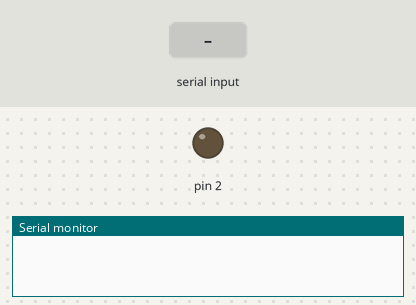
The sketch below on a simulated Arduino Uno, built with avr-gcc and run on an emulated ATmega328P. On the bench: output pins drawn as LEDs (lit = HIGH), the last lines printed to the serial monitor. The test bench sets the inputs (shaded band).

Above: at 1.2 s.
1.3 s: "1" received over Serial
At 1.9 s:
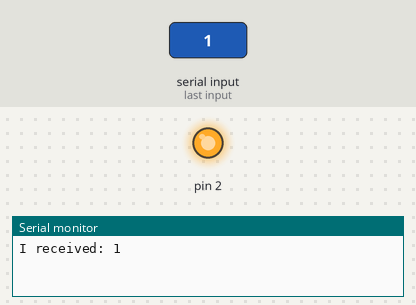
2.8 s: "0" received over Serial
At 4.2 s:
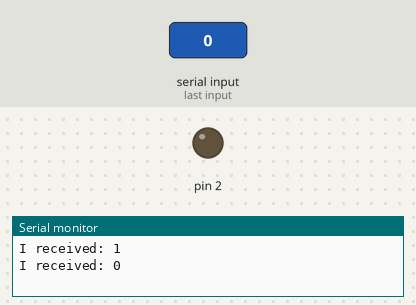
Timing chart, 0 to 5.8 s (numbered marks = the images above; inputs shaded):
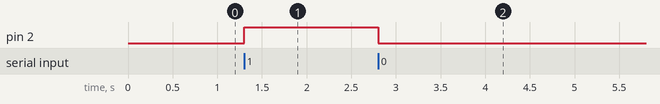

The sketch:

ArduinoWaterPumpTrigger.ino
```cpp
char incomingByte;   // for incoming serial data

void setup() {
        Serial.begin(9600);     // opens serial port, sets data rate to 9600 bps
        pinMode(2,OUTPUT);
        digitalWrite(2, LOW);
}

void loop() {

        // send data only when you receive data:
    if (Serial.available() > 0)
    {
        // read the incoming byte:
        incomingByte = Serial.read();

        // say what you got:
        Serial.print("I received: ");
        Serial.println(incomingByte);

        if (incomingByte == '1')
        {
            digitalWrite(2, HIGH);
        }
        else
        {
            digitalWrite(2, LOW);
        }
    }
}
```

Measured:
- after the input at 1.3 s, pin 2: LOW → HIGH at once
- after the input at 2.8 s, pin 2: HIGH → LOW at once
